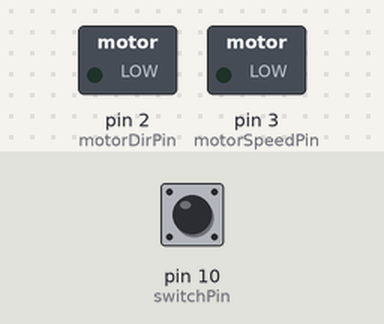
A sketch run on a simulated Arduino Uno, built with avr-gcc and run on an emulated ATmega328P. Shown: switched loads named in the sketch (green lamp = pin HIGH). Dashed ring = blinking. The inputs (shaded band) are chosen by the test bench; at power-on: pin 10 (switchPin) LOW. What the sketch prints to the serial monitor is not drawn.

Above: at 1.2 s.
1.3 s: pin 10 (switchPin) pulled HIGH for 0.15 s
At 1.45 s:
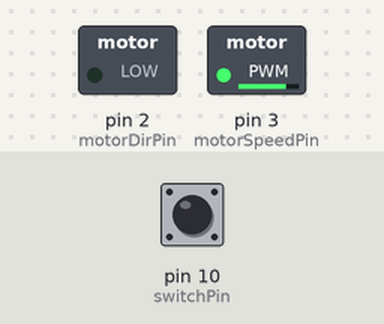
3.4 s: pin 10 (switchPin) pulled HIGH for 3.2 s
At 3.85 s:
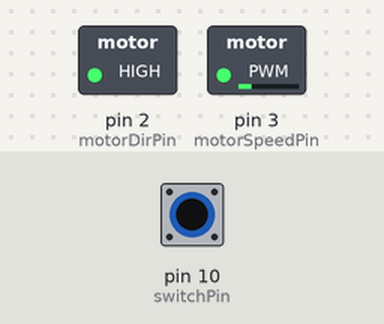
Timing chart, 0 to 8.5 s (numbered marks = the images above; inputs shaded):
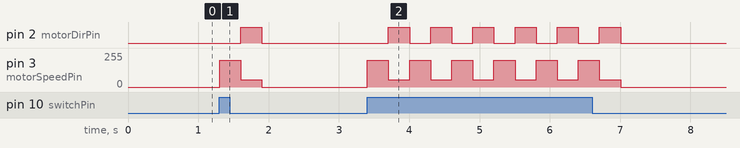

Measured:
- after the input at 1.3 s, pin 2 (motorDirPin): LOW → HIGH after 0.31 s, → LOW 0.30 s later; pin 3 (motorSpeedPin): 0/255 → 200/255 at once, → 55/255 0.30 s later, → 0/255 0.30 s later
- after the input at 3.4 s, pin 2 (motorDirPin): alternates HIGH for 0.30 s and LOW for 0.30 s, 12 changes in all, then stays LOW, starting after 0.30 s; pin 3 (motorSpeedPin): 0/255 → 200/255 at once, then repeats every 0.60 s: 55/255 0.30 s, 200/255 0.30 s, until it stays 0/255 from 7.0 s

The sketch:

investigation.ino
```cpp
//switch is connected to digital pin number 10
#define switchPin 10

//BO motor connected to pins 2 & 3
#define motorDirPin 2

//pin 3 is digital PWM pin giving speed to motor
#define motorSpeedPin 3

//initiallizing variable to store the switch input values later
int switchVal;

void setup() {

  //set the motor pins to output mode
  pinMode(motorDirPin, OUTPUT);
  pinMode(motorSpeedPin, OUTPUT);

  //set the switchPin to input mode
  pinMode(switchPin, INPUT);

  //initiallize the Serial communication with PC
  Serial.begin(9600);
  //the baud rate of Serial communication is 9600

}

void loop() {

  //read values
  switchVal = digitalRead(switchPin);

  //print the values on Serial monitor
  Serial.println(switchVal);

  if (switchVal == 1) {

    digitalWrite(motorDirPin, LOW);
    analogWrite(motorSpeedPin, 200);

    //need to find out bby trial and error
    delay(300);

    digitalWrite(motorDirPin, HIGH);
    analogWrite(motorSpeedPin, 55);

    delay(300);

    //make the motor stationery
    digitalWrite(motorDirPin, LOW);
    analogWrite(motorSpeedPin, 0);
  }

  else {
    //do nothing
  }
}
```
